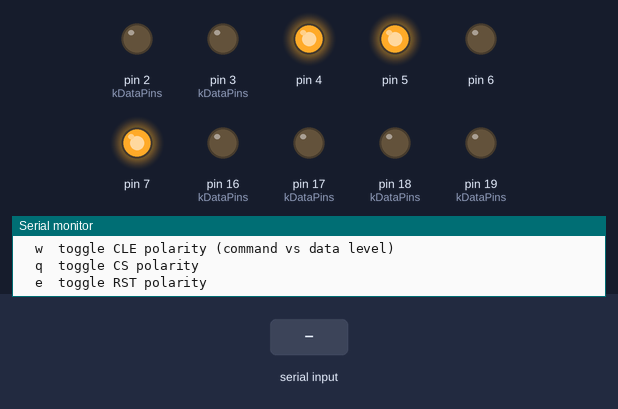
Bench run of a program on a simulated Arduino Uno, built with avr-gcc and run on an emulated ATmega328P. On the bench: output pins drawn as LEDs (lit = HIGH), the last lines printed to the serial monitor. The inputs (shaded band) are chosen by the test bench. Pins used as bus, display or sensor lines are not drawn.

Above: at 1.2 s.
1.3 s: "1\n" received over Serial
At 1.53 s:
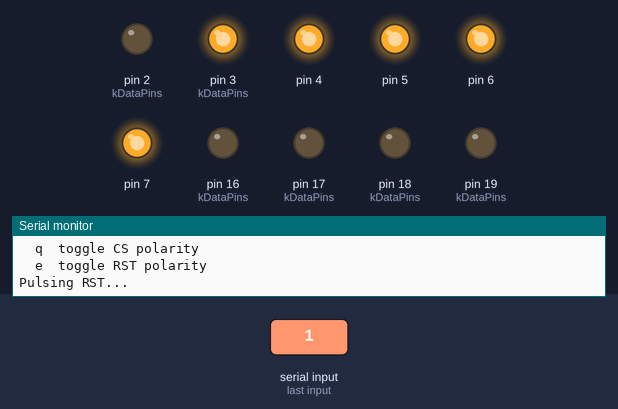
At 5.7 s:
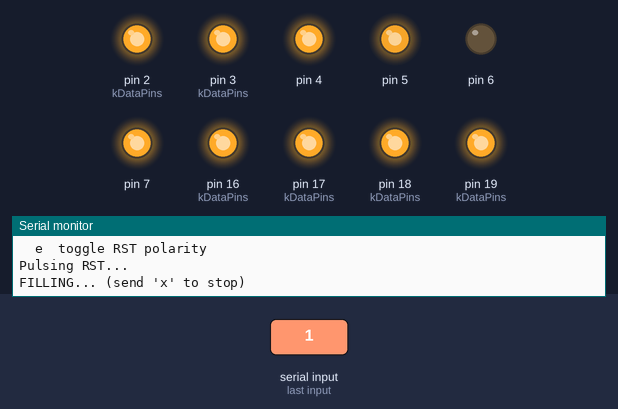
6.3 s: byte 115 ('s') received over Serial
At 9.1 s:
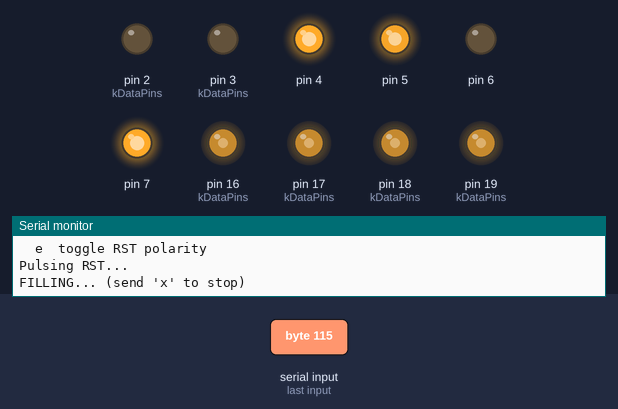
9.3 s: byte 49 ('1') received over Serial
Timing chart, 0 to 33.7 s (numbered marks = the images above; inputs shaded):
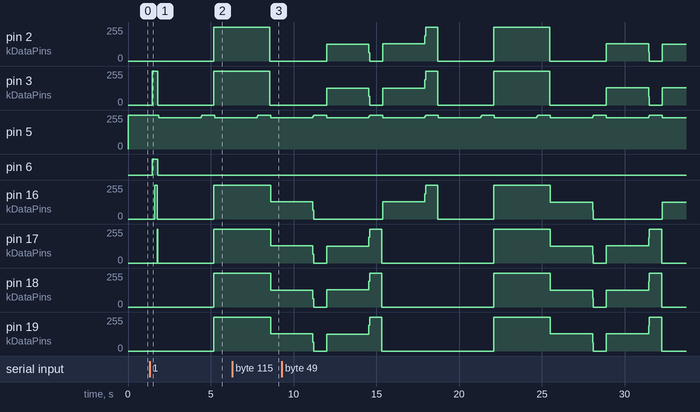

The program:

main.cpp
```cpp
// Throwaway output-driver test rig for the Jabberin' Jack XL's parallel LCD
// panel, using the confirmed wiring from ../../pin map (verified by
// continuity through the ribbon cable to the panel itself). Only wire this
// up once the original XL controller chip is disconnected from the panel -
// two active drivers on the same lines at once can damage both chips.
//
// Pin roles (confirmed wiring, roles inferred from a standard 8080-style
// parallel LCD bus - REB/WRB/CLE/CS/RST here play the same roles as
// RD/WR/DC(RS)/CS/RST on the base model's ILI9225):
//   FD0-FD7: 8-bit data bus (bit order per connector pin adjacency, still
//     a guess for now - if the image looks scrambled rather than blank,
//     that's a sign to revisit bit order rather than give up)
//   REB (GP4): read strobe, active low - held HIGH (inactive), we only write
//   WRB (GP5): write strobe, active low - pulsed once per byte
//   CLE (GP6): command/data select, polarity unconfirmed - toggle with 'w'
//   CS  (GP7): chip select - a real capture showed this constant HIGH
//     during active traffic, so defaulting to active-high (toggle 'q')
//   RST (GP20): reset - a real capture showed this constant LOW during
//     active traffic, so defaulting to active-high too (toggle 'e')
#include <Arduino.h>

struct Pin {
  uint8_t gpio;
  const char *label;
};

static const Pin kDataPins[8] = {
    {3, "fd0"},   // bit0
    {2, "fd1"},   // bit1
    {1, "fd2"},   // bit2
    {0, "fd3"},   // bit3
    {16, "fd4"},  // bit4
    {17, "fd5"},  // bit5
    {18, "fd6"},  // bit6
    {19, "fd7"},  // bit7
};
static const Pin kReb = {4, "reb"};
static const Pin kWrb = {5, "wrb"};
static const Pin kCle = {6, "cle"};
static const Pin kCs = {7, "cs"};
static const Pin kRst = {20, "rst"};

static bool g_cleHighIsCommand = true;  // toggle with 'w' if backwards
// A real capture of the panel's own controller showed CS sitting constant
// HIGH and RST constant LOW throughout active traffic - the opposite of
// the usual active-low convention their names suggest. Defaulting to that
// observed (active-high) polarity here instead of guessing active-low.
static bool g_csActiveLow = false;   // toggle with 'q' if backwards
static bool g_rstActiveLow = false;  // toggle with 'e' if backwards
static bool g_running = false;

static void assertCs(bool asserted) {
  digitalWrite(kCs.gpio, asserted == g_csActiveLow ? LOW : HIGH);
}

static void writeByte(uint8_t value, bool isCommand) {
  for (int b = 0; b < 8; b++) {
    digitalWrite(kDataPins[b].gpio, (value >> b) & 1 ? HIGH : LOW);
  }
  bool cleHigh = isCommand == g_cleHighIsCommand;
  digitalWrite(kCle.gpio, cleHigh ? HIGH : LOW);
  delayMicroseconds(1);
  digitalWrite(kWrb.gpio, LOW);
  delayMicroseconds(1);
  digitalWrite(kWrb.gpio, HIGH);
  delayMicroseconds(1);
}

static void setRst(bool asserted) {
  digitalWrite(kRst.gpio, asserted == g_rstActiveLow ? LOW : HIGH);
}

static void doResetPulse() {
  Serial.println("Pulsing RST...");
  setRst(true);
  delay(10);
  setRst(false);
  delay(150);
}

static void printStatus() {
  Serial.println();
  Serial.println("=== Jabberin' Jack XL parallel-LCD output-driver rig ===");
  Serial.print("CLE: ");
  Serial.print(g_cleHighIsCommand ? "HIGH" : "LOW");
  Serial.println(" = command, opposite = data (toggle with 'w')");
  Serial.print("CS: active-");
  Serial.println(g_csActiveLow ? "low" : "high");
  Serial.print("RST: active-");
  Serial.println(g_rstActiveLow ? "low" : "high");
  Serial.println("Commands:");
  Serial.println("  s  reset pulse only (watch for any flicker/blank change)");
  Serial.println("  1  reset + common init (SWRESET/SLPOUT/DISPON) + fill loop");
  Serial.println("  2  reset + raw memory-write (0x2C) + fill loop, no init cmds");
  Serial.println("  x  stop an in-progress fill loop");
  Serial.println("  w  toggle CLE polarity (command vs data level)");
  Serial.println("  q  toggle CS polarity");
  Serial.println("  e  toggle RST polarity");
  Serial.println();
}

void setup() {
  Serial.begin(115200);
  uint32_t start = millis();
  while (!Serial && millis() - start < 3000) {
  }

  for (size_t i = 0; i < 8; i++) {
    pinMode(kDataPins[i].gpio, OUTPUT);
    digitalWrite(kDataPins[i].gpio, LOW);
  }
  pinMode(kReb.gpio, OUTPUT);
  digitalWrite(kReb.gpio, HIGH);  // inactive - we only write
  pinMode(kWrb.gpio, OUTPUT);
  digitalWrite(kWrb.gpio, HIGH);  // idle/inactive
  pinMode(kCle.gpio, OUTPUT);
  digitalWrite(kCle.gpio, LOW);
  pinMode(kCs.gpio, OUTPUT);
  pinMode(kRst.gpio, OUTPUT);
  setRst(false);  // inactive (not in reset) until we deliberately pulse it

  assertCs(true);  // asserted for the whole session

  printStatus();
}

static void runFillLoop() {
  static const uint16_t kColors[] = {0x0000, 0xFFFF, 0xF800, 0x07E0, 0x001F};
  g_running = true;
  Serial.println("FILLING... (send 'x' to stop)");
  size_t colorIdx = 0;
  while (g_running) {
    uint16_t color = kColors[colorIdx];
    for (uint32_t i = 0; i < 40000 && g_running; i++) {
      writeByte((i & 1) ? (color & 0xFF) : (color >> 8), false);
      if ((i & 0xFFF) == 0 && Serial.available()) {
        if (Serial.peek() == 'x') {
          Serial.read();
          g_running = false;
        }
      }
    }
    colorIdx = (colorIdx + 1) % (sizeof(kColors) / sizeof(kColors[0]));
    delay(800);
  }
  Serial.println("FILL_STOPPED");
}

static void commonInitAndFill() {
  doResetPulse();
  writeByte(0x01, true);  // software reset (common opcode)
  delay(150);
  writeByte(0x11, true);  // sleep out (common opcode)
  delay(150);
  writeByte(0x29, true);  // display on (common opcode)
  delay(50);
  writeByte(0x2C, true);  // memory write (common opcode)
  runFillLoop();
}

static void rawMemoryWriteAndFill() {
  doResetPulse();
  writeByte(0x2C, true);  // memory write, no other init
  runFillLoop();
}

void loop() {
  if (!Serial.available()) return;
  int c = Serial.read();
  if (c == 's') {
    doResetPulse();
    Serial.println("Reset pulse done.");
  } else if (c == '1') {
    commonInitAndFill();
  } else if (c == '2') {
    rawMemoryWriteAndFill();
  } else if (c == 'w') {
    g_cleHighIsCommand = !g_cleHighIsCommand;
    printStatus();
  } else if (c == 'q') {
    g_csActiveLow = !g_csActiveLow;
    assertCs(true);
    printStatus();
  } else if (c == 'e') {
    g_rstActiveLow = !g_rstActiveLow;
    setRst(false);
    printStatus();
  } else if (c == '\r' || c == '\n') {
    // ignore
  } else {
    printStatus();
  }
}
```

Measured:
- after the input at 1.3 s, pin 2 (kDataPins): 0/255 → 255/255 after 3.9 s; pin 3 (kDataPins): 0/255 → 255/255 after 0.16 s, → 0/255 0.35 s later, → 255/255 3.4 s later
